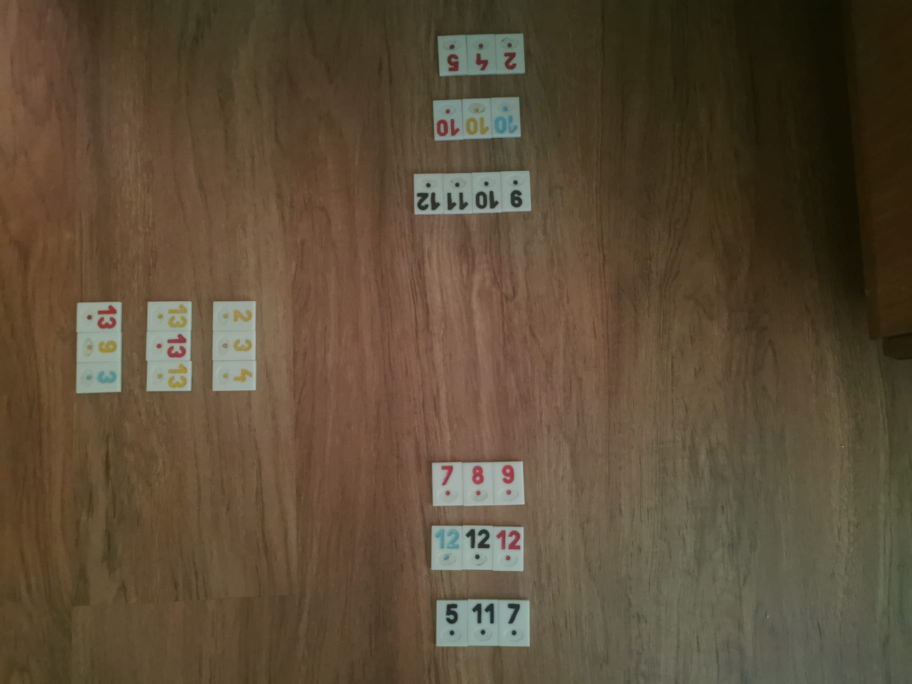
#> input picture MainApp/poze/pozapejos3.jpg, 1824 x 1368 px (shown at 1/2 size)
$ python main.py
#> lines starting #> are read from the running program, lines starting #| are printed output that depends on the picture; after the words box and inside, x2 and y2 are one past the last pixel; in counts of white or black regions, pixels touching at a corner belong together
### MainApp/main_processing_test.py
import asyncio

import numpy as np
from collections import Counter

import cv2
from MainApp.identify_color import identify_color
from MainApp.ocr_with_multiple_psms import ocr_with_multiple_psms
from utilities import group_contours_by_height, draw_rectangles, split_and_rotate_image, draw_contours


def find_color(original_roi):
    hsv_roi = cv2.cvtColor(original_roi, cv2.COLOR_BGR2HSV)
    return identify_color(hsv_roi)


def process_divisions_sync(rectangular_contours, original_image, median_adaptive, numbers_at_positions, logger):
    current_run_numbers_and_colors = []
    smallest_contour = min(rectangular_contours, key=cv2.contourArea)
    x_smallest, y_smallest, w_smallest, h_smallest = cv2.boundingRect(smallest_contour)
    w_smallest_adjusted = w_smallest // 3  # Adjust the width to be 1/3 of the smallest rectangular contour's width

    for approx in rectangular_contours:
        x, y, w, h = cv2.boundingRect(approx)
        divisions = round(w / w_smallest_adjusted)
        if divisions < 1:
            divisions = 1

        for j in range(divisions):
            x_divided = int(x + (j * w_smallest_adjusted))
            w_divided = int(w / divisions)

            thresh_roi = median_adaptive[y:y + int(h // 1.5), x_divided:x_divided + w_divided]
            thresh_roi = cv2.resize(thresh_roi, (300, 300))
           # cv2.imshow("Thresh ROI Adaptive", thresh_roi)
            #cv2.waitKey(0)
          #  cv2.destroyAllWindows()
            kernel = np.ones((3, 3), np.uint8)
            thresh_roi = cv2.dilate(thresh_roi, kernel)
            i = 0
            cv2.imshow("Thresh ROI Adaptive After Kernel", thresh_roi)
            cv2.waitKey(0)
            cv2.destroyAllWindows()
            i+=1

            original_roi = original_image[y:y + int(h // 1.5), x_divided:x_divided + w_divided]
            color = find_color(original_roi)

            psms_to_try = [7, 8, 9, 10, 11]
            text_blurred = ocr_with_multiple_psms(thresh_roi, psms_to_try)

            if text_blurred.strip().isdigit() and 1 <= int(text_blurred) <= 13:
                number = int(text_blurred)
            else:
                number = "Jolly"

            current_run_numbers_and_colors.append([number, color])

    numbers_at_positions.append(current_run_numbers_and_colors)

def find_rectangular_contours_with_fixed_threshold(image, logger):
    gray = cv2.cvtColor(image, cv2.COLOR_BGR2GRAY)
    #cv2.imshow("Gray", gray)
    #cv2.waitKey(0)
    #cv2.destroyAllWindows()

    numbers_at_positions = []
    thresh_max_value = 255
    max_number_of_rectangles = 0
    formations = []

    for thresh_value in range(100, thresh_max_value, 1):
        _, thresh = cv2.threshold(gray, thresh_value, 255, cv2.THRESH_BINARY)
        # [4 lines of commented-out code are left out]
        median = cv2.medianBlur(thresh, 7)
        #cv2.imshow("Binary Image Median Blurred", thresh)
        #cv2.waitKey(0)
        #cv2.destroyAllWindows()
        contours, _ = cv2.findContours(median, cv2.RETR_LIST, cv2.CHAIN_APPROX_TC89_KCOS)

        filtered_contours = [cnt for cnt in contours if 5000 < cv2.contourArea(cnt) < (image.shape[1] * image.shape[0]) / 2]

        rectangular_contours = []
        heights = []
        for cnt in filtered_contours:
            epsilon = 0.02 * cv2.arcLength(cnt, True)
            approx = cv2.approxPolyDP(cnt, epsilon, True)
            if len(approx) == 4:  # Ensure the contour is rectangular
                x, y, w, h = cv2.boundingRect(approx)
                if w >= 2 * h:  # Ensure the width is at least double the height
                    heights.append(h)
                    rectangular_contours.append(cnt)

        rectangular_contours = group_contours_by_height(rectangular_contours, 20)
        if max_number_of_rectangles <= len(rectangular_contours):
            max_number_of_rectangles = len(rectangular_contours)
            formations = rectangular_contours
            contoursUnf = contours
            filtered_contoursUnf = filtered_contours

    if len(formations) <= 1:
        return []

    contours_img = draw_contours(image,contoursUnf)
   # cv2.imshow("Contours", contours_img)
   # cv2.waitKey(0)
  #  cv2.destroyAllWindows()

    filtered_contours_img = draw_contours(image,filtered_contoursUnf)
    #cv2.imshow("Filtered contours", filtered_contours_img)
    #cv2.waitKey(0)
   # cv2.destroyAllWindows()

    draw_rectangles(image, formations)
    #cv2.imshow("Image with rectangles", image)
    #cv2.waitKey(0)
   # cv2.destroyAllWindows()

    with ThreadPoolExecutor() as executor:
        futures = []
        for thresh_adaptive_parameter in range(31, 121, 10):
            thresh_adaptive = cv2.adaptiveThreshold(gray, 255, cv2.ADAPTIVE_THRESH_GAUSSIAN_C, cv2.THRESH_BINARY, thresh_adaptive_parameter, 2)
           # cv2.imshow("Thresh Adaptive {thresh_adaptive_parameter}",thresh_adaptive)
            #cv2.waitKey(0)
            #cv2.destroyAllWindows()
            blurred_adaptive = cv2.GaussianBlur(thresh_adaptive, (3, 3), 0)
           # cv2.imshow("Blurred Adaptive {thresh_adaptive_parameter}", blurred_adaptive)
            #cv2.waitKey(0)
            #cv2.destroyAllWindows()
            median_adaptive = cv2.medianBlur(blurred_adaptive, 3)
           # cv2.imshow("Median Adaptive {thresh_adaptive_parameter}", median_adaptive)
            #cv2.waitKey(0)
           # cv2.destroyAllWindows()
            futures.append(executor.submit(process_divisions_sync, formations, image, median_adaptive, numbers_at_positions, logger))

        for future in futures:
            future.result()

    if numbers_at_positions:
        lengths = [len(numbers) for numbers in numbers_at_positions]
        mode_length = Counter(lengths).most_common(1)[0][0]
        filtered_numbers_at_positions = [numbers for numbers in numbers_at_positions if len(numbers) == mode_length]

        positions_length = max(len(numbers) for numbers in filtered_numbers_at_positions)
        predominant_pairs = []

        for position in range(positions_length):
            pair_count_dict = {}

            for numbers in filtered_numbers_at_positions:
                if position < len(numbers):
                    pair = tuple(numbers[position])  # (number, color) as a tuple
                    if pair[0] != "Jolly":  # Exclude pairs with "Jolly" in the number section
                        if pair in pair_count_dict:
                            pair_count_dict[pair] += 1
                        else:
                            pair_count_dict[pair] = 1

            if pair_count_dict:
                predominant_pair = max(pair_count_dict, key=pair_count_dict.get)
                predominant_pairs.append(predominant_pair)
            else:
                predominant_pairs.append(("Jolly", "Black"))  # Default pair if no valid pairs found

        return predominant_pairs


async def process_image_for_all_players(image_path, logger):

    image = cv2.imread(image_path)
    #image = cv2.resize(image, (1980, 1080))
    sections = split_and_rotate_image(image)

    i = 0

    tasks = []
    for section_name, section_image in sections.items():
        tasks.append(asyncio.create_task(find_rectangular_contours_with_fixed_threshold(section_image, logger)))
        cv2.imshow("section",section_image)
        cv2.waitKey(0)
        cv2.destroyAllWindows()

    # Wait for all tasks to complete concurrently
    results_list = await asyncio.gather(*tasks)

    return results_list

from concurrent.futures import ProcessPoolExecutor, ThreadPoolExecutor


def process_image_section(section_name, section_image, logger):
    return section_name, find_rectangular_contours_with_fixed_threshold(section_image, logger)

async def process_image_for_some_players(image_path, logger, wanted_sections):
    image = cv2.imread(image_path)
    sections = split_and_rotate_image(image)
    image1 = cv2.resize(image, (1600, 1080))
    sections1 = split_and_rotate_image(image1)
    #show_sections(sections1)

    results_map = {section_name: None for section_name in wanted_sections}

    loop = asyncio.get_event_loop()
    with ProcessPoolExecutor() as executor:
        futures = {}
        for section_name in wanted_sections:
            if section_name in sections:
                section_image = sections[section_name]
                future = loop.run_in_executor(executor, process_image_section, section_name, section_image, logger)
                futures[section_name] = future
            else:
                logger.warning(f"Section {section_name} not found in the image sections")

        for section_name, future in futures.items():
            result = await future
            results_map[section_name] = result

    ordered_results = [results_map[section_name] for section_name in wanted_sections if section_name in results_map]

    return ordered_results
#> in split_and_rotate_image, `height, width = image.shape[:2]`: height = 1368; width = 1824

### MainApp/utilities.py
import cv2
import numpy as np
from MainApp.identify_color import identify_color


def draw_rectangles(image, rectangles):
    for rect in rectangles:
        x, y, w, h =  cv2.boundingRect(rect)
        cv2.rectangle(image, (x, y), (x + w, y + h), (0, 255, 0), 2)


def draw_contours(image, contours):
    # Make a copy of the input image to draw on
    output_image = image.copy()

    # Draw the contours on the image
    cv2.drawContours(output_image, contours, -1, (0, 255, 0), 2)

    return output_image


def get_contour_height(contour):
    _, _, _, h = cv2.boundingRect(contour)
    return h


def get_contour_area(contour):
    return cv2.contourArea(contour)


def group_contours_by_height(contours, tolerance):
    if not contours:
        return []

    contours_sorted = sorted(contours, key=get_contour_height)
    grouped_contours = []
    current_group = []

    for contour in contours_sorted:
        if not current_group or abs(get_contour_height(contour) - get_contour_height(current_group[0])) <= tolerance:
            current_group.append(contour)
        else:
            grouped_contours.append(current_group)
            current_group = [contour]

    if current_group:
        grouped_contours.append(current_group)

    if not grouped_contours:
        return []

    # Find the group with the maximum number of rectangles
    max_size = max(len(group) for group in grouped_contours)
    max_size_groups = [group for group in grouped_contours if len(group) == max_size]

    # If there's a tie, choose the group with the largest area overall
    if len(max_size_groups) > 1:
        max_size_groups.sort(key=lambda group: sum(get_contour_area(contour) for contour in group), reverse=True)

    # Return the group with the largest number of rectangles and largest area in case of a tie
    return max_size_groups[0] if max_size_groups else []
def rotate_image(image, angle):
    # Get the image dimensions
#> called with angle = 180
    (h, w) = image.shape[:2]
    # Calculate the center of the image
    center = (w // 2, h // 2)

    # Compute the rotation matrix
    M = cv2.getRotationMatrix2D(center, angle, 1.0)
    # Compute the bounding box of the new image
    cos = np.abs(M[0, 0])
    sin = np.abs(M[0, 1])
    new_w = int((h * sin) + (w * cos))
    new_h = int((h * cos) + (w * sin))

    # Adjust the rotation matrix to take into account the translation
    M[0, 2] += (new_w / 2) - center[0]
    M[1, 2] += (new_h / 2) - center[1]

    # Perform the rotation
    rotated = cv2.warpAffine(image, M, (new_w, new_h))
    return rotated


def split_and_rotate_image(image):
    height, width = image.shape[:2]

    sections = {
        'bottom': image[height // 2:, :],
        'top': rotate_image(image[:height // 2, :], 180),
        'left': rotate_image(image[:, :width // 2], 90),
        'right': rotate_image(image[:, width // 2:], 270)
    }

    return sections
# [11 lines left out: functions show_sections, find_color, not called in this run]

### MainApp/identify_color.py
import cv2
import numpy as np

def identify_color(hsv_image):
    # Define color ranges for red, yellow, blue, and black
    lower_red1 = np.array([0, 100, 100])
    upper_red1 = np.array([10, 255, 255])  # First range for red

    lower_red2 = np.array([160, 100, 100])
    upper_red2 = np.array([180, 255, 255])  # Second range for red

    lower_yellow = np.array([15, 100, 100])
    upper_yellow = np.array([30, 255, 255])

    lower_blue1 = np.array([90, 50, 50])  # First range for blue
    upper_blue1 = np.array([110, 255, 255])

    lower_blue2 = np.array([110, 50, 50])  # Second range for blue
    upper_blue2 = np.array([130, 255, 255])

    lower_black1 = np.array([0, 0, 0])  # First range for black
    upper_black1 = np.array([180, 50, 50])  # Adjusted upper bound for black

    lower_black2 = np.array([0, 0, 30])  # Second range for black
    upper_black2 = np.array([180, 255, 70])  # Adjusted upper bound for black

    # Create masks for each color
    mask_red1 = cv2.inRange(hsv_image, lower_red1, upper_red1)
    mask_red2 = cv2.inRange(hsv_image, lower_red2, upper_red2)
    mask_red = cv2.bitwise_or(mask_red1, mask_red2)
    mask_yellow = cv2.inRange(hsv_image, lower_yellow, upper_yellow)
    mask_blue1 = cv2.inRange(hsv_image, lower_blue1, upper_blue1)
    mask_blue2 = cv2.inRange(hsv_image, lower_blue2, upper_blue2)
    mask_blue = cv2.bitwise_or(mask_blue1, mask_blue2)
    mask_black1 = cv2.inRange(hsv_image, lower_black1, upper_black1)
    mask_black2 = cv2.inRange(hsv_image, lower_black2, upper_black2)
    mask_black = cv2.bitwise_or(mask_black1, mask_black2)

    # Calculate the sum of pixel values in each color's mask
    sum_red = np.sum(mask_red)
    sum_yellow = np.sum(mask_yellow)
    sum_blue = np.sum(mask_blue)
    sum_black = np.sum(mask_black)

    # Classify color based on the maximum sum
    color_mapping = {sum_red: 'Red', sum_yellow: 'Yellow', sum_blue: 'Blue', sum_black: 'Black'}
    max_sum = max(sum_red, sum_yellow, sum_blue, sum_black)

    return color_mapping[max_sum]

# Example usage:
# Assuming you have an HSV image (hsv_image) obtained from cv2.cvtColor() conversion
# color_detected = identify_color(hsv_image)
# print("Detected color:", color_detected)

### MainApp/init_config.py
import logging
import pytesseract

def initialize_logging():
    logging.basicConfig(level=logging.INFO, format='%(message)s')
    return logging.getLogger()

def configure_tesseract(path):
    pytesseract.pytesseract.tesseract_cmd = path

### MainApp/main.py
import asyncio
import cv2
from init_config import initialize_logging, configure_tesseract
from utilities import group_contours_by_height
from main_processing_test import process_image_for_some_players


def main(image_path, tesseract_path):
    logger = initialize_logging()
    configure_tesseract(tesseract_path)
    loop = asyncio.get_event_loop()
    #result = loop.run_until_complete(process_image_for_all_players(image_path, logger))
    result = loop.run_until_complete(process_image_for_some_players(image_path, logger,wanted_sections=['left','bottom','top']))
#> the loop in find_rectangular_contours_with_fixed_threshold, `for thresh_value in range(100, thresh_max_value, 1):` made 155 passes
#> pass 1, in find_rectangular_contours_with_fixed_threshold, `_, thresh = cv2.threshold(gray, thresh_value, 255, cv2.THRESH_BINARY)`:
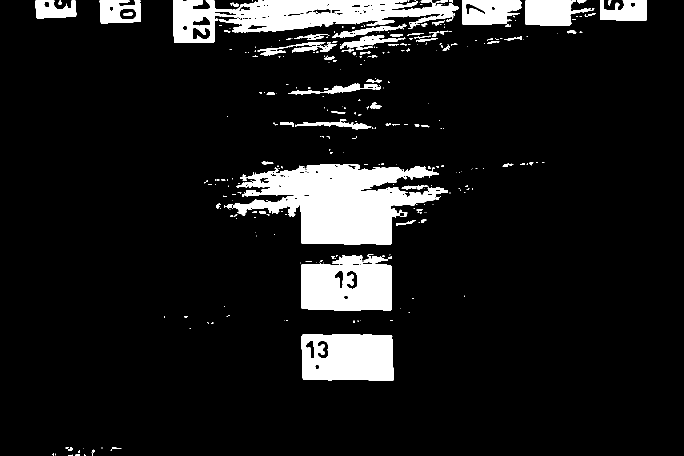
#> thresh: shape (912, 1368) (shown at 1/2 size); 10% white; 309 white regions (229 under 20 px), largest, box (x1, y1, x2, y2) and area: (467, 328, 896, 489) 38857, (346, 1, 918, 86) 24277, (602, 508, 784, 622) 16929
#> after the loop in find_rectangular_contours_with_fixed_threshold, `for thresh_value in range(100, thresh_max_value, 1):`: formations = 3 contours; box (x1, y1, x2, y2) and area: (605, 671, 785, 759) 15211, (603, 530, 782, 620) 15203, (603, 401, 781, 487) 14828; max_number_of_rectangles = 3
#> the loop in draw_rectangles, `for rect in rectangles:` made 3 passes
#> (x, y, w, h) on passes 1 to 3: (603, 401, 178, 86), (605, 671, 180, 88), (603, 530, 179, 90)
#> after the loop in draw_rectangles, `for rect in rectangles:`:
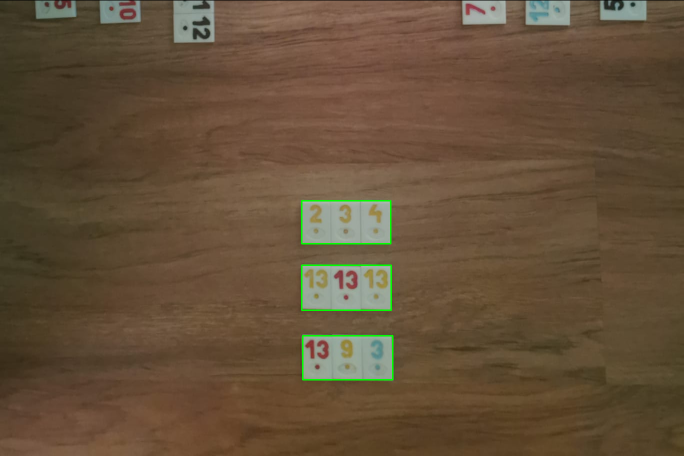
#> image: shape (912, 1368, 3) (shown at 1/2 size); mean of channels 0, 1, 2 56.7, 79.8, 100; drawn as B, G, R
#> the loop in find_rectangular_contours_with_fixed_threshold, `for thresh_adaptive_parameter in range(31, 121, 10):` made 9 passes
#> pass 1, in find_rectangular_contours_with_fixed_threshold, `median_adaptive = cv2.medianBlur(blurred_adaptive, 3)`:
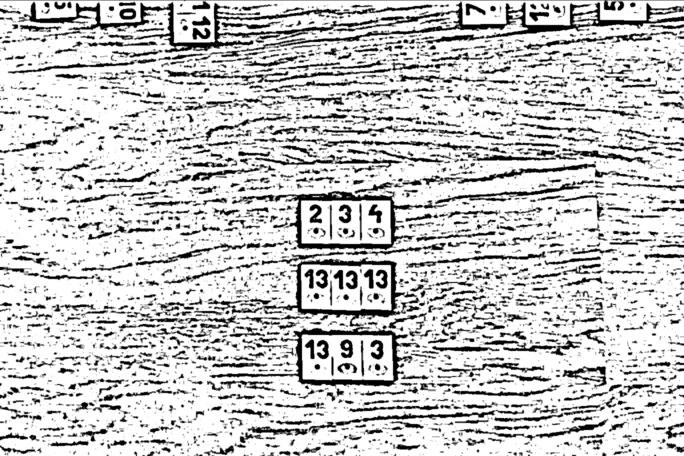
#> median_adaptive: shape (912, 1368) (shown at 1/2 size); min 0, max 255, mean 201.4
#> pass 1, in process_divisions_sync, `cv2.imshow("Thresh ROI Adaptive After Kernel", thresh_roi)`:
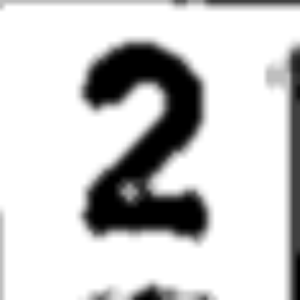
#> window 'Thresh ROI Adaptive After Kern': shape (300, 300); min 0, max 255, mean 204.9
#> after the loop in find_rectangular_contours_with_fixed_threshold, `for thresh_adaptive_parameter in range(31, 121, 10):`:
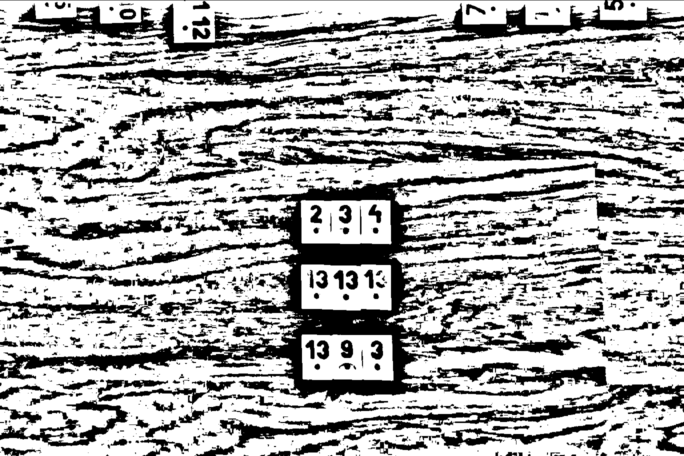
#> blurred_adaptive: shape (912, 1368) (shown at 1/2 size); min 0, max 255, mean 171.6
#> after the loop in find_rectangular_contours_with_fixed_threshold, `for thresh_adaptive_parameter in range(31, 121, 10):`: futures = 9 items
#> the loop in find_rectangular_contours_with_fixed_threshold, `for future in futures:` made 1 pass
#> the loop in find_rectangular_contours_with_fixed_threshold (call 2), `for thresh_value in range(100, thresh_max_value, 1):` made 155 passes
#> the loop in draw_rectangles (call 2), `for rect in rectangles:` made 3 passes
#> after the loop in draw_rectangles (call 2), `for rect in rectangles:`:
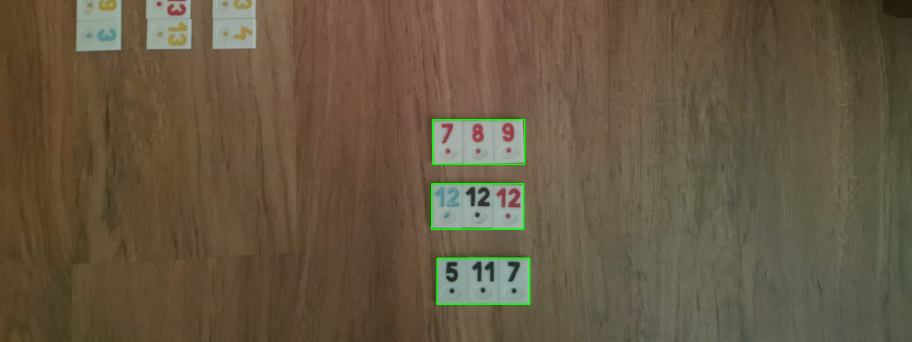
#> image: shape (684, 1824, 3) (shown at 1/2 size); mean of channels 0, 1, 2 66.1, 87.9, 102; drawn as B, G, R
#> the loop in find_rectangular_contours_with_fixed_threshold (call 2), `for future in futures:` made 1 pass
#> the loop in find_rectangular_contours_with_fixed_threshold (call 3), `for thresh_value in range(100, thresh_max_value, 1):` made 155 passes
#> pass 2, in find_rectangular_contours_with_fixed_threshold (call 3), `_, thresh = cv2.threshold(gray, thresh_value, 255, cv2.THRESH_BINARY)`:
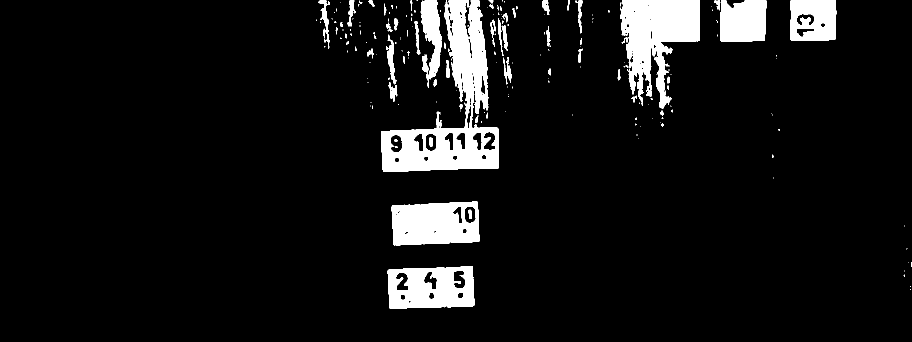
#> thresh: shape (684, 1824) (shown at 1/2 size); 7.7% white; 208 white regions (147 under 20 px), largest, box (x1, y1, x2, y2) and area: (762, 1, 998, 344) 28650, (1240, 1, 1400, 217) 18469, (783, 403, 959, 491) 12860
#> the loop in find_rectangular_contours_with_fixed_threshold (call 3), `for future in futures:` made 1 pass
    logger.info(result)


if __name__ == '__main__':
    image_path = 'poze/pozapejos3.jpg'
    tesseract_path = r'C:\Program Files\Tesseract-OCR\tesseract.exe'
#> (the run stopped early here; a loop or call above may not have finished)
